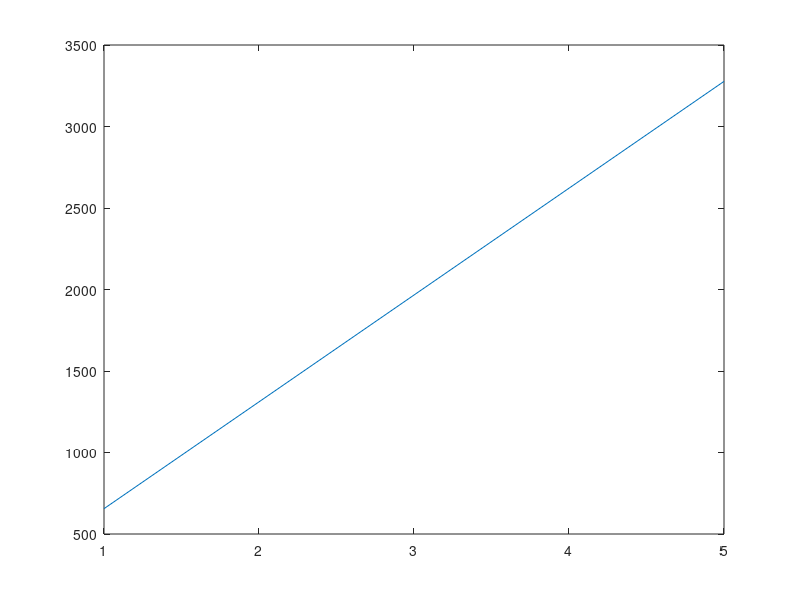

MATLAB code for this plot:
% // TI File $Revision: /main/3 $
% // Checkin $Date: November 09, 2010   13:05:07 $
% // =====================================================================================
% //  This software is licensed for use with Texas Instruments C28x
% //  family DSCs.  This license was provided to you prior to installing
% //  the software.  You may review this license by consulting a copy of
% //  the agreement in the doc directory of this library.
% //======================================================================================
% /* ==============================================================================
% 
% System Name:    Signal Generator Module demo 
% 
% File Name:      TZDLGEN.C
% 
% Description:    Primary System file for demonstrating the Signal Generator module
% 
% Originator:     Digital control systems Group - Texas Instruments
% 
% Target dependency:  C28x
% 
% Description:
% ============
% 
%    The "C" frame work, for demonstrating the signal generator module is given below
%                  ___________           _____________
%                 |           |         |             |
%                 |           | X1=OUT  |   EVMDAC    |
%                 | TZDLGEN   |-------->|   DLOG_4CH  |
%                 |           |         |   PWMDAC    |
%                 |___________|         |_____________|
% 
% */
% //######################################################################################
% // $TI Release: C28x SGEN Library v1.00 $
% // $Release Date: November 09, 2011 $
% // $Copyright: $
% //######################################################################################

close all
clear all

N=input('Please enter signal length N =');

t=1:N;

step_max=1000;

gain=1;
f=50;
fs=20000;

fmax=step_max*fs/65536
freq=2^15*f/fmax

f_norm=163.84*4;             %f_norm is normalized frequency in Q16 format, f/fs*2^16
                             %since prescale coefficient is 4, so needs to
                             %multiply by 4
phase_norm=0;                %normalized phase offset phase_norm=(pi/4/(2*pi))*2^16=8192
                             %here phase offset=pi/4
                        
output=gain*sawtooth(2*pi*(f_norm*t/2^16+phase_norm/2^16)+pi);

output=output*2^15;     %Q15 format

plot(output)